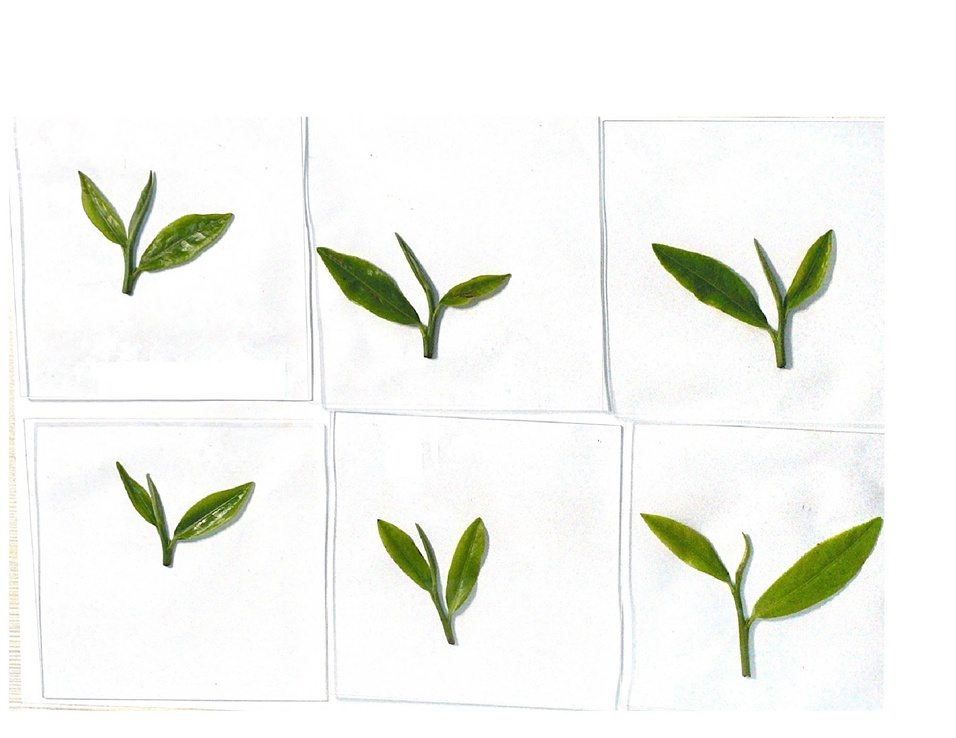
#> input picture leaf/2.jpg, 956 x 738 px, shrunk from 2284 x 1763 before the run
$ python -i trichomes.py   (imports and definitions only)   (older library calls are emulated)
#> lines starting #> are read from the running program, lines starting #| are printed output that depends on the picture; after the words box and inside, x2 and y2 are one past the last pixel; in counts of white or black regions, pixels touching at a corner belong together
#> in main, image is the input picture: shape (738, 956, 3); mean B, G, R 239.3, 244.1, 242.7
#!/usr/bin/env python

import sys
import os.path as op

import cv2 as cv
import numpy as np
import pandas as pd
import matplotlib.pyplot as plt


# This method is suitable for the case where the length is uniform,
# the hairs are relatively independent, and the cross-linking is less.
def clahe_demo(image,outimg_hist):
#> called with outimg_hist = '../leaf/2_hist.jpg'
    gray = cv.cvtColor(image, cv.COLOR_BGR2GRAY)
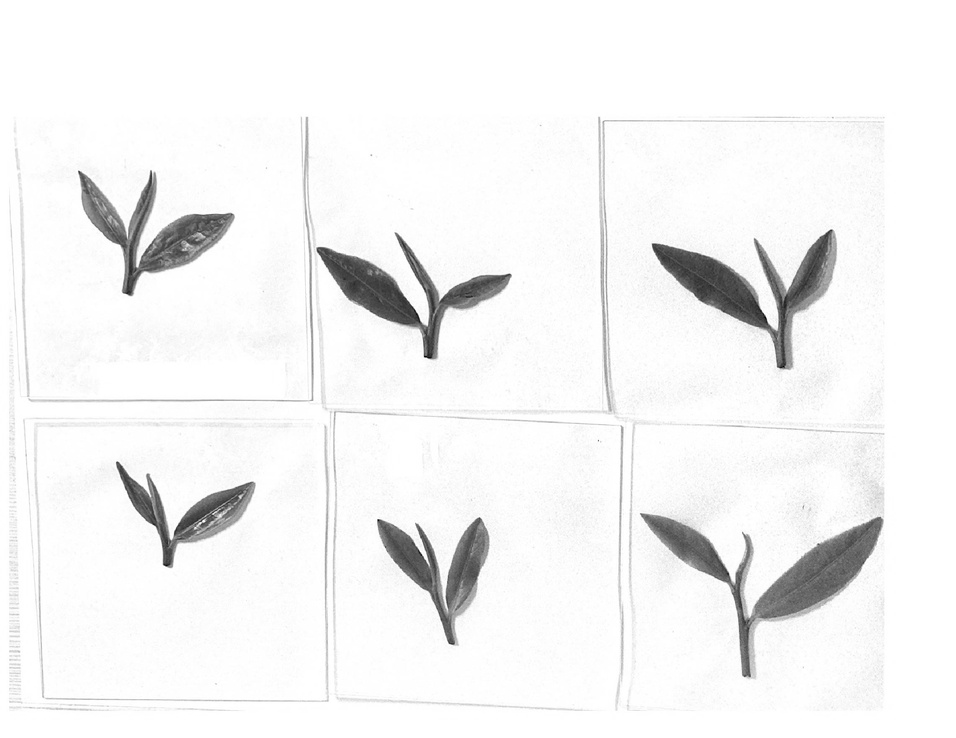
#> gray: shape (738, 956); min 0, max 255, mean 243.2

    #cv.imwrite("D:\JMW\Python\picture_data\/trichomes\/0_gray.tif", gray)
    clahe = cv.createCLAHE(clipLimit=7.0, tileGridSize=(5,5))
    dst = clahe.apply(gray)
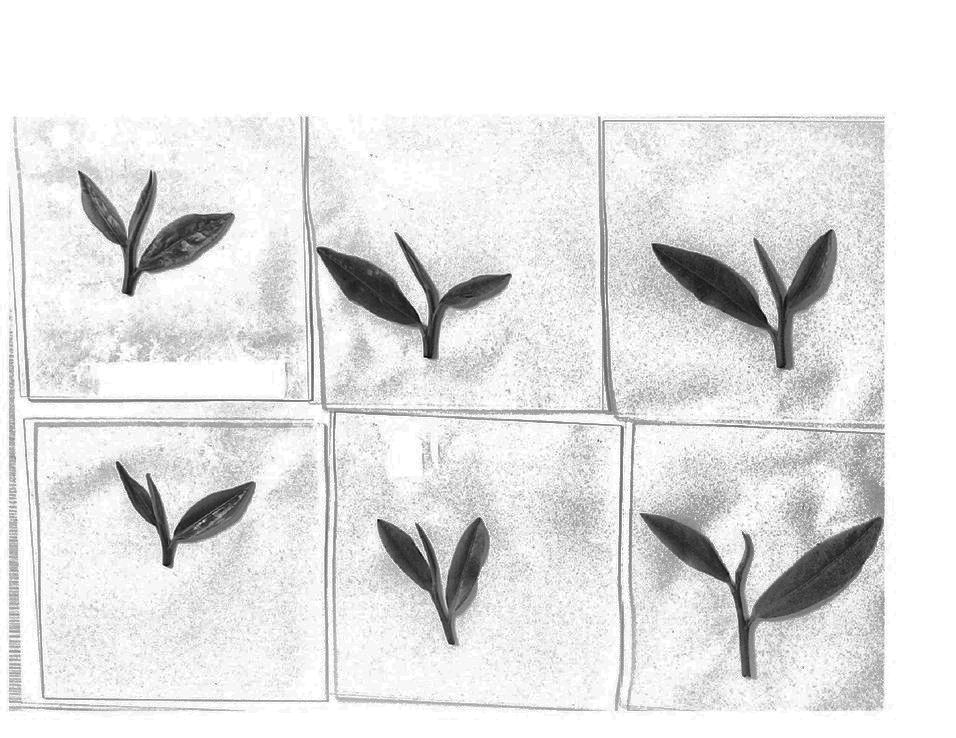
#> dst: shape (738, 956); min 1, max 255, mean 227.2
    #cv.imwrite("D:\JMW\Python\picture_data\/trichomes\/1_clahe.tif", dst)
    binary2 = cv.adaptiveThreshold(dst,255,cv.ADAPTIVE_THRESH_MEAN_C, cv.THRESH_BINARY, 25, 0)
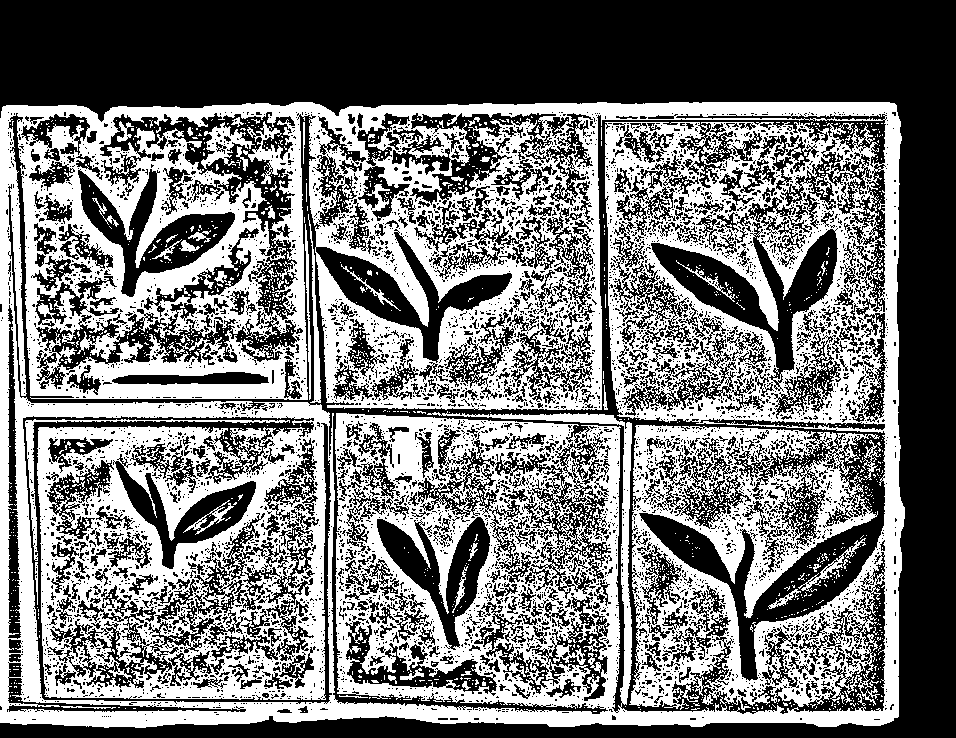
#> binary2: shape (738, 956); 46.3% white; 2166 white regions (2090 under 20 px), largest, box (x1, y1, x2, y2) and area: (0, 102, 905, 728) 312187, (25, 419, 290, 561) 1190, (201, 122, 255, 169) 897
    #cv.imwrite("D:\JMW\Python\picture_data\/trichomes\/2_binary.tif",binary2)
    kernel = np.ones((3,3),np.uint8)
    opening = cv.morphologyEx(binary2, cv.MORPH_OPEN, kernel)
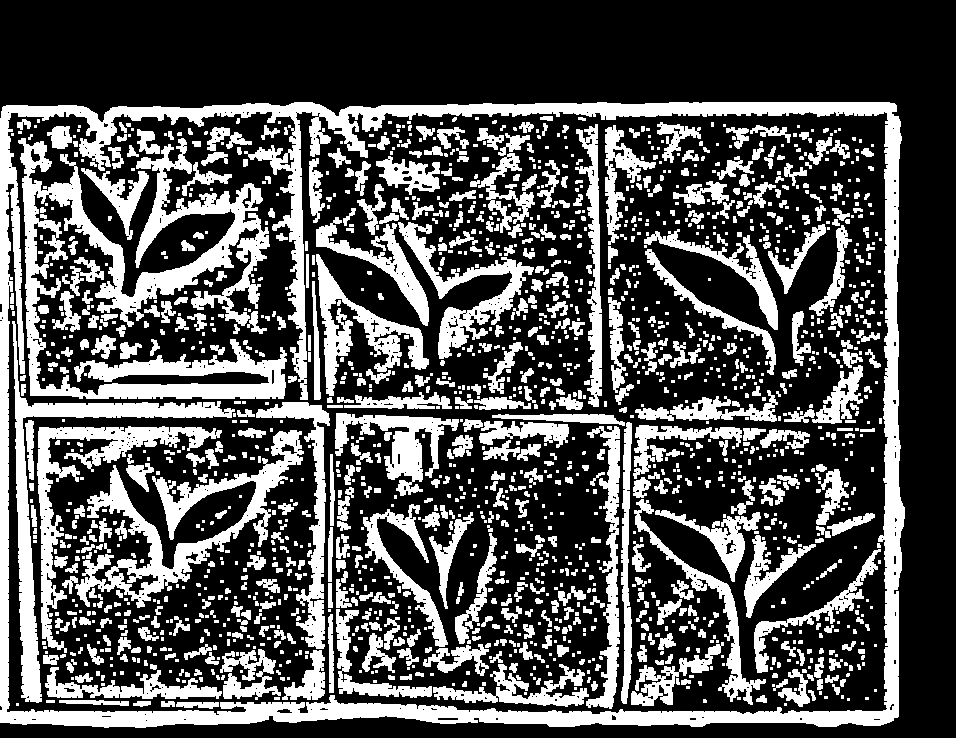
#> opening: shape (738, 956); 32% white; 1745 white regions (997 under 20 px)
    #cv.imwrite("D:\JMW\Python\picture_data\/trichomes\/3_opening.tif",opening)
    outImage, contours, heriachy = cv.findContours(opening, cv.RETR_EXTERNAL, cv.CHAIN_APPROX_SIMPLE)
#> contours = 1 contour; box (x1, y1, x2, y2) and area: (0, 102, 905, 728) 555172; heriachy = [[-1, -1, -1, -1]]
    # here need python:3.7，opencv:3.4.3(source activate base) to avoid the bug "ValueError: not enough values to unpack (expected 3, got 2)"
    mask = np.zeros(opening.shape, np.uint8)
    contour_img = cv.drawContours(mask, contours, -1, (255, 255, 255), -1)
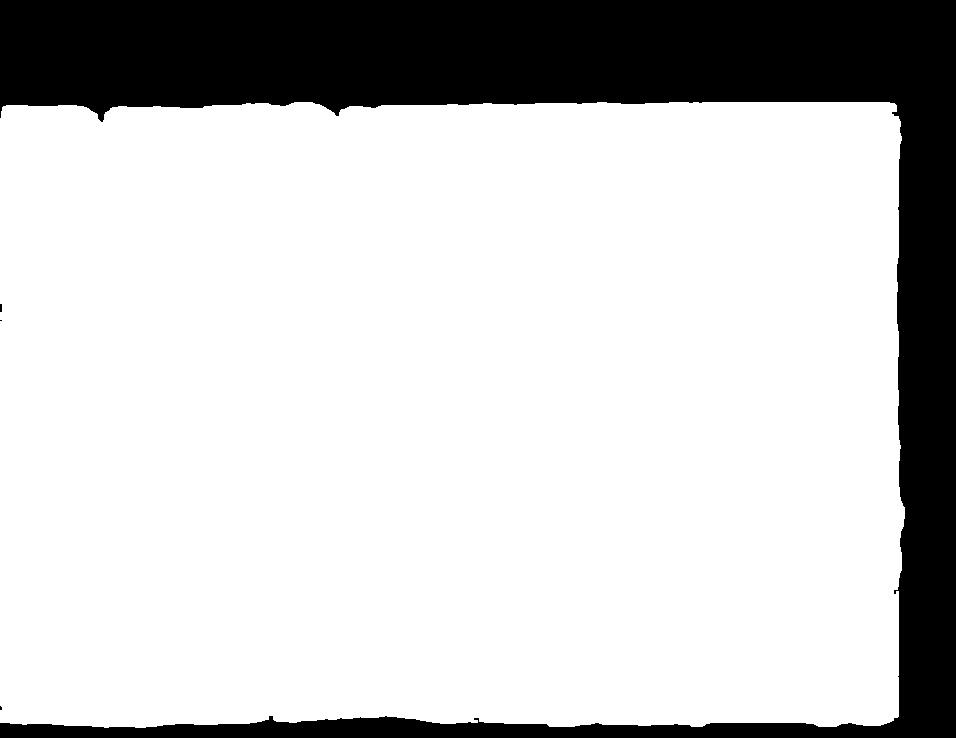
#> contour_img: shape (738, 956); 78.9% white; 4 black regions (3 under 20 px), largest, box (x1, y1, x2, y2) and area: (0, 0, 956, 738) 148788
    #cv.imwrite("D:\JMW\Python\picture_data\/trichomes\/4_contour.tif",contour_img)
    i = 0
    rate_list=[]
    area_list=[]
    size_list=[]
    for contour in contours:
        ((cx, cy), (width, height), theta) = cv.minAreaRect(contour)
        if height <1:
            continue
        rate = min(width,height)/max(width,height)
        rate = round(rate, 2)
        area = round(cv.contourArea(contour),2)
        size = round(max(width,height),2)

        rate_list.append(rate)
        area_list.append(area)
        size_list.append(size)
        i+=1
#> this loop made 1 pass
#> (cx, cy, width, height, theta, rate, area, size) on pass 1: (451.7, 414.2, 904.3, 624.8, -0.0829, 0.69, 555172.5, 904.3)
#> after the loop, area_list = [555172.5]; i = 1; rate_list = [0.69]; size_list = [904.3]
    all_list=[rate_list,area_list,size_list]
#> all_list = [[0.69], [555172.5], [904.3]]


    trait = pd.DataFrame(all_list)
#> trait = table of 3 rows and 1 columns
    trait = trait.T
#> trait = table of 1 rows and 3 columns
    trait.rename(columns={0:'rate',1:'area',2:'size'},inplace=True)
    trait_stat = trait.agg(['min','max','mean','std']).round(decimals=2)
#> trait_stat = table of 4 rows and 3 columns
    print("contour stat: ")
    print(trait_stat)
#|       rate      area    size
#| min   0.69  555172.5  904.31
#| max   0.69  555172.5  904.31
#| mean  0.69  555172.5  904.31
#| std    NaN       NaN     NaN


    f,(ax1,ax2) = plt.subplots(1,2,figsize=(10,5),dpi=300)
    ax1.hist(trait['size'][trait['size']>10],5,color="tab:blue")
    ax1.set_title("contours_length histogram",fontsize=15)
    ax1.set_ylabel("number",fontsize=13)
    ax1.set_xlabel("pixel",fontsize=13)
    ax1.set_ylim(0,100)
#> (the run stopped early here; a loop or call above may not have finished)
